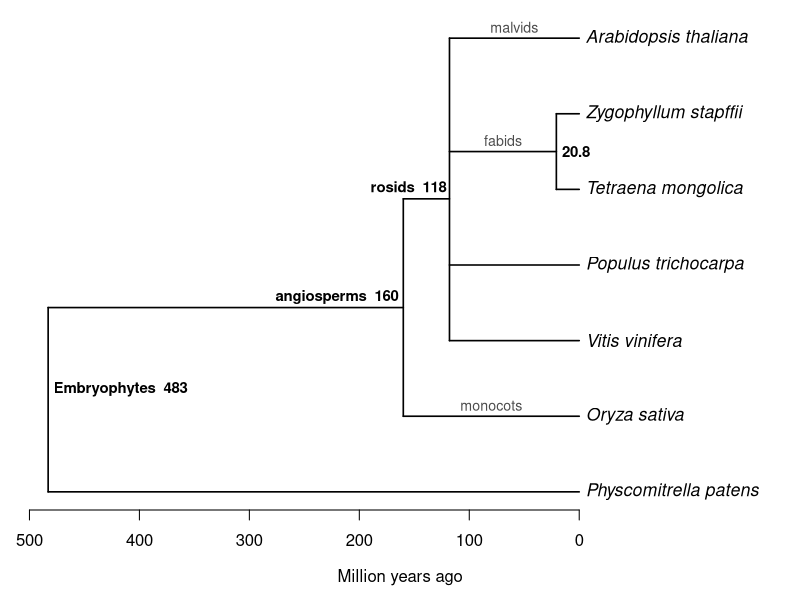
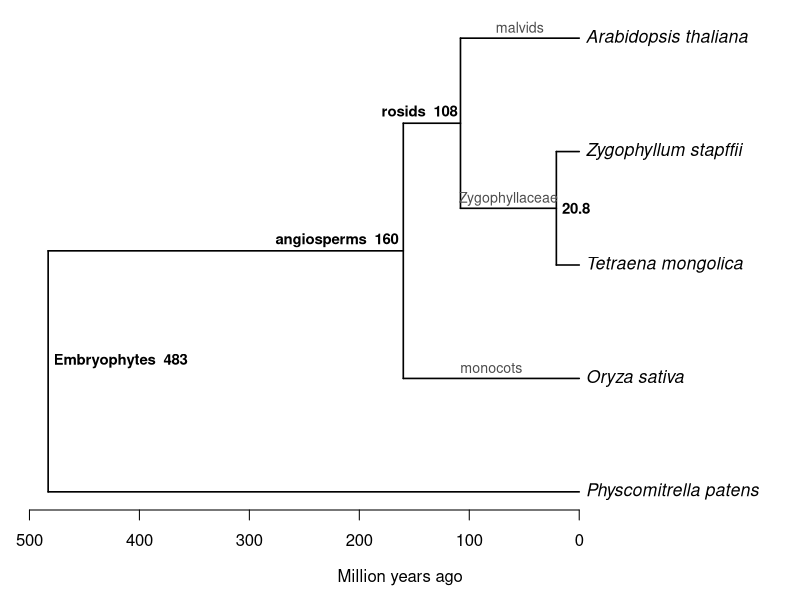

Source code (R) for these figures, in order:
library(ape)

setwd("~/plantcad-zygophyllum-orthologs/")

# Divergence times in Mya. Branch lengths sum to these node ages.
#   TimeTree pairwise API, precomputed_age (CI), queried 2026-11-04:
#     A. thaliana - P. trichocarpa   108 (104-111)
#     A. thaliana - V. vinifera      118 (115-121)
#     A. thaliana - O. sativa        160 (154-166)
#     A. thaliana - P. patens        483 (465-500)
#   van der Merwe et al. 2026, bioRxiv (preprint), BEAST, Fig. 6:
#     Tetraena - Z. stapffii group   20.76 (12.06-29.01)
#   Liu et al. 2023, Fig. 2C agrees with the 108 node:
#     T. mongolica - other rosids    100-108

out_dir <- "02-orthofinder/out"


# functions ---------------------------------------------------------------

plot_dated_tree <- function(tree, node_labels, edge_labels, file) {
  tree$tip.label <- gsub("_", " ", tree$tip.label)

  png(file, width = 11, height = 6, units = "in", res = 300)
  on.exit(dev.off())

  par(mar = c(4.5, 1, 1, 1))
  plot(tree, font = 3, cex = 1.05, label.offset = 6, no.margin = FALSE,
       x.lim = c(0, 640), edge.width = 1.6)

  for (label in node_labels) {
    node <- if (length(label$tips) == 2) {
      getMRCA(tree, label$tips)
    } else {
      Ntip(tree) + 1
    }
    nodelabels(label$text, node, frame = "none", cex = 0.9,
               adj = label$adj, font = 2)
  }

  for (label in edge_labels) {
    child <- if (length(label$tips) == 1) {
      which(tree$tip.label == label$tips)
    } else {
      getMRCA(tree, label$tips)
    }
    edgelabels(label$text, which(tree$edge[, 2] == child), frame = "none",
               cex = 0.85, adj = c(0.5, -0.5), col = "grey30")
  }

  axisPhylo(backward = TRUE)
  mtext("Million years ago", side = 1, line = 2.8)
}


# trees -------------------------------------------------------------------

# exact topology of the whiteboard: rosids is one polytomy
whiteboard <- read.tree(text = paste0(
  "(Physcomitrella_patens:483,",
  "(Oryza_sativa:160,",
  "(Vitis_vinifera:118,Populus_trichocarpa:118,",
  "(Tetraena_mongolica:20.8,Zygophyllum_stapffii:20.8):97.2,",
  "Arabidopsis_thaliana:118):42):323);"
))

# the species used in the thesis, without V. vinifera and P. trichocarpa
dated <- read.tree(text = paste0(
  "(Physcomitrella_patens:483,",
  "(Oryza_sativa:160,",
  "((Tetraena_mongolica:20.8,Zygophyllum_stapffii:20.8):87.2,",
  "Arabidopsis_thaliana:108):52):323);"
))


# plot --------------------------------------------------------------------

shared_nodes <- list(
  list(text = "Embryophytes  483", tips = "root", adj = c(-0.04, -0.6)),
  list(text = "angiosperms  160",
       tips = c("Oryza sativa", "Arabidopsis thaliana"), adj = c(1.04, -0.6)),
  list(text = "20.8",
       tips = c("Tetraena mongolica", "Zygophyllum stapffii"),
       adj = c(-0.2, 0.5))
)

whiteboard_nodes <- c(shared_nodes, list(
  list(text = "rosids  118",
       tips = c("Vitis vinifera", "Arabidopsis thaliana"), adj = c(1.04, -0.6))
))

dated_nodes <- c(shared_nodes, list(
  list(text = "rosids  108",
       tips = c("Zygophyllum stapffii", "Arabidopsis thaliana"),
       adj = c(1.04, -0.6))
))

edges <- list(
  list(text = "monocots", tips = "Oryza sativa"),
  list(text = "malvids", tips = "Arabidopsis thaliana")
)

whiteboard_edges <- c(edges, list(
  list(text = "fabids", tips = c("Tetraena mongolica", "Zygophyllum stapffii"))
))

dated_edges <- c(edges, list(
  list(text = "Zygophyllaceae",
       tips = c("Tetraena mongolica", "Zygophyllum stapffii"))
))

plot_dated_tree(whiteboard, whiteboard_nodes, whiteboard_edges,
                file.path(out_dir, "species_tree_whiteboard.png"))
plot_dated_tree(dated, dated_nodes, dated_edges,
                file.path(out_dir, "species_tree_dated.png"))
